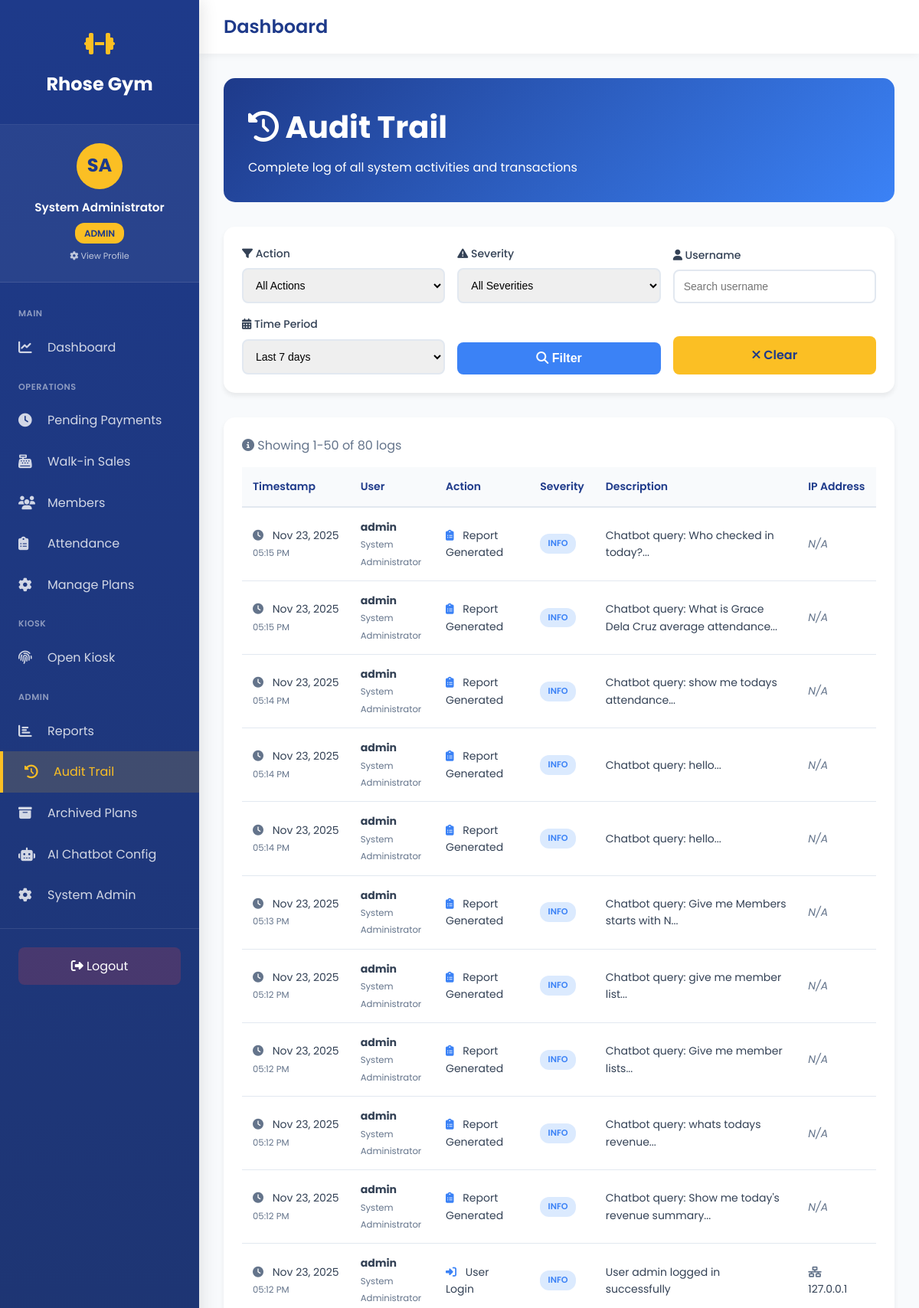
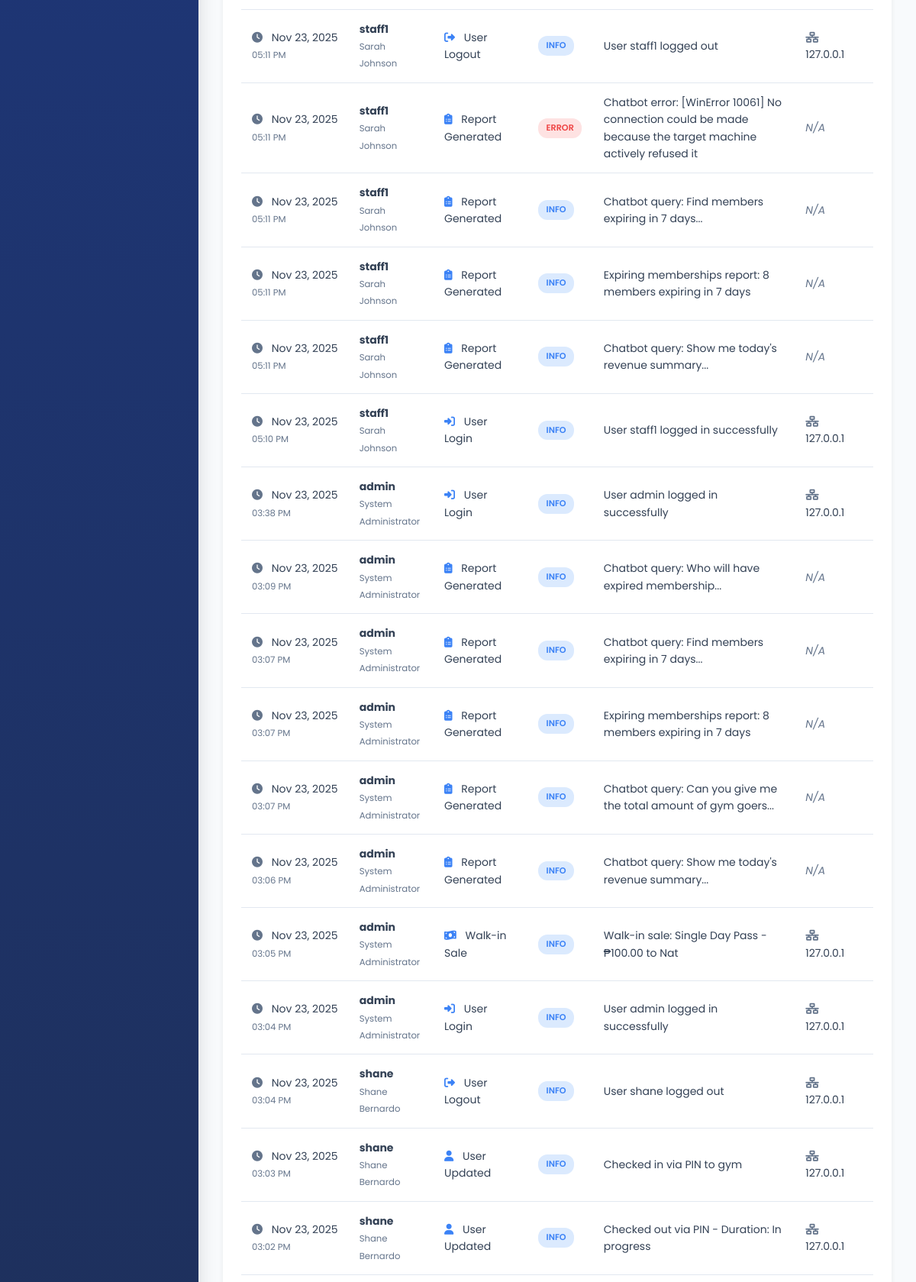
/audit-trail/ (signed in, upper part), run on the app's committed database (2 pictures, top to bottom).
### gym_app/models.py (models this page shows, shortened)
class User(AbstractUser):
    ROLE_CHOICES = [
        ('admin', 'Admin'),
        ('staff', 'Staff'),
        ('member', 'Member'),
    ]
    role = models.CharField(max_length=10, choices=ROLE_CHOICES, default='member')
    mobile_no = models.CharField(max_length=20, blank=True, null=True)
    address = models.TextField(blank=True, null=True)
    birthdate = models.DateField(blank=True, null=True)
    age = models.IntegerField(blank=True, null=True)
    profile_image = models.ImageField(
        upload_to='profile_images/',
        blank=True,
        null=True,
        help_text="Profile picture"
    )
    kiosk_pin = models.CharField(
        max_length=6,
        blank=True,
        null=True,
        unique=True,
        help_text="6-digit PIN for kiosk check-in/out",
        verbose_name="Kiosk PIN"
    )
    created_at = models.DateTimeField(auto_now_add=True)
    updated_at = models.DateTimeField(auto_now=True)
    class Meta:
        db_table = 'users'
        verbose_name = 'User'
        verbose_name_plural = 'Users'
    def is_admin(self):
        return self.role == 'admin' or self.is_superuser

class AuditLog(models.Model):
    ACTION_CHOICES = [
        ('login', 'User Login'),
        ('logout', 'User Logout'),
        ('login_failed', 'Login Failed'),
        ('register', 'User Registration'),
        ('user_created', 'User Created'),
        ('user_updated', 'User Updated'),
        ('user_deleted', 'User Deleted'),
        ('role_changed', 'Role Changed'),
        ('membership_created', 'Membership Created'),
        ('membership_updated', 'Membership Updated'),
        ('membership_cancelled', 'Membership Cancelled'),
        ('membership_expired', 'Membership Expired'),
        ('payment_received', 'Payment Received'),
        ('walkin_sale', 'Walk-in Sale'),
        ('payment_refunded', 'Payment Refunded'),
        ('plan_created', 'Plan Created'),
        ('plan_updated', 'Plan Updated'),
        ('plan_deleted', 'Plan Deleted'),
        ('data_export', 'Data Exported'),
        ('report_generated', 'Report Generated'),
        ('settings_changed', 'Settings Changed'),
        ('unauthorized_access', 'Unauthorized Access Attempt'),
        ('password_changed', 'Password Changed'),
        ('permission_denied', 'Permission Denied'),
    ]
    SEVERITY_CHOICES = [
        ('info', 'Info'),
        ('warning', 'Warning'),
        ('error', 'Error'),
        ('critical', 'Critical'),
    ]
    user = models.ForeignKey(
        User,
        on_delete=models.SET_NULL,
        null=True,
        blank=True,
        related_name='audit_logs'
    )
    action = models.CharField(max_length=50, choices=ACTION_CHOICES)
    severity = models.CharField(max_length=10, choices=SEVERITY_CHOICES, default='info')
    description = models.TextField()
    ip_address = models.GenericIPAddressField(null=True, blank=True)
    user_agent = models.TextField(blank=True, null=True)
    model_name = models.CharField(max_length=100, blank=True, null=True)
    object_id = models.CharField(max_length=100, blank=True, null=True)
    object_repr = models.CharField(max_length=200, blank=True, null=True)
    extra_data = models.JSONField(default=dict, blank=True)
    timestamp = models.DateTimeField(auto_now_add=True, db_index=True)
    class Meta:
        db_table = 'audit_logs'
        verbose_name = 'Audit Log'
        verbose_name_plural = 'Audit Logs'
        ordering = ['-timestamp']
        indexes = [
            models.Index(fields=['-timestamp']),
            models.Index(fields=['user', '-timestamp']),
            models.Index(fields=['action', '-timestamp']),
        ]

### gym_app/views.py (the view, shortened to what this page needs)
# urls.py: path('audit-trail/', views.audit_trail_view, name='audit_trail'),
@login_required
def audit_trail_view(request):
    action_filter = request.GET.get('action', '')
    user_filter = request.GET.get('user', '')
    severity_filter = request.GET.get('severity', '')
    days_filter = request.GET.get('days', '7')
    logs = AuditLog.objects.all().select_related('user')
    if action_filter:
        logs = logs.filter(action=action_filter)
    if user_filter:
        logs = logs.filter(user__username__icontains=user_filter)
    if severity_filter:
        logs = logs.filter(severity=severity_filter)
    if days_filter:
        try:
            days = int(days_filter)
            from datetime import timedelta
            start_date = timezone.now() - timedelta(days=days)
            logs = logs.filter(timestamp__gte=start_date)
        except ValueError:
            pass
    from django.core.paginator import Paginator
    paginator = Paginator(logs, 50)  # 50 logs per page
    page_number = request.GET.get('page')
    page_obj = paginator.get_page(page_number)
    actions = AuditLog.ACTION_CHOICES
    context = {
        'page_obj': page_obj,
        'actions': actions,
        'action_filter': action_filter,
        'user_filter': user_filter,
        'severity_filter': severity_filter,
        'days_filter': days_filter,
    }
    return render(request, 'gym_app/audit_trail.html', context)

### gym_app/templates/gym_app/audit_trail.html (shortened to what this page needs)
{% extends 'gym_app/base_sidebar.html' %}
{% block content %}
{% load static %}
<link rel="stylesheet" href="{% static 'gym_app/css/pages/audit_trail.css' %}">
<div class="page-header">
    <h1><i class="fas fa-history"></i> Audit Trail</h1>
    <p>Complete log of all system activities and transactions</p>
</div>
<div class="filters-box">
    <form method="get" action="{% url 'audit_trail' %}" class="filters-form">
        <div class="filter-group">
            <label for="action"><i class="fas fa-filter"></i> Action</label>
            <select name="action" id="action" class="filter-control">
                <option value="">All Actions</option>
            </select>
        </div>
        <div class="filter-group">
            <label for="severity"><i class="fas fa-exclamation-triangle"></i> Severity</label>
            <select name="severity" id="severity" class="filter-control">
                <option value="">All Severities</option>
            </select>
        </div>
        <div class="filter-group">
            <label for="user"><i class="fas fa-user"></i> Username</label>
            <input
                type="text"
                name="user"
                id="user"
                class="filter-control"
                placeholder="Search username"
                value="{{ user_filter }}"
            >
        </div>
        <div class="filter-group">
            <label for="days"><i class="fas fa-calendar-alt"></i> Time Period</label>
            <select name="days" id="days" class="filter-control">
                <option value="7" {% if days_filter == '7' %}selected{% endif %}>Last 7 days</option>
            </select>
        </div>
        <div class="filter-group">
            <button type="submit" class="btn btn-primary" style="width: 100%;">
                <i class="fas fa-search"></i> Filter
            </button>
        </div>
        <div class="filter-group">
            <a href="{% url 'audit_trail' %}" class="btn btn-gold" style="width: 100%; text-align: center; text-decoration: none;">
                <i class="fas fa-times"></i> Clear
            </a>
        </div>
    </form>
</div>
<div class="table-container">
    {% if page_obj %}
    <p style="color: var(--gray); margin-bottom: 1rem;">
        <i class="fas fa-info-circle"></i>
        Showing {{ page_obj.start_index }}-{{ page_obj.end_index }} of {{ page_obj.paginator.count }} log{{ page_obj.paginator.count|pluralize }}
    </p>
    <table>
        <thead>
            <tr>
                <th>Timestamp</th>
                <th>User</th>
                <th>Action</th>
                <th>Severity</th>
                <th>Description</th>
                <th>IP Address</th>
            </tr>
        </thead>
        <tbody>
            {% for log in page_obj %}
            <tr>
                <td style="white-space: nowrap;">
                    <i class="fas fa-clock action-icon" style="color: var(--gray);"></i>
                    {{ log.timestamp|date:"M d, Y" }}<br>
                    <small style="color: var(--gray);">{{ log.timestamp|date:"h:i A" }}</small>
                </td>
                <td>
                    {% if log.user %}
                        <strong>{{ log.user.username }}</strong><br>
                        <small style="color: var(--gray);">{{ log.user.get_full_name }}</small>
                    {% else %}
                        <em style="color: var(--gray);">Anonymous</em>
                    {% endif %}
                </td>
                <td>
                    <i class="fas fa-{% if 'login' in log.action %}sign-in-alt{% elif 'logout' in log.action %}sign-out-alt{% elif 'payment' in log.action or 'sale' in log.action %}money-bill-wave{% elif 'membership' in log.action %}id-card{% elif 'user' in log.action %}user{% else %}clipboard-list{% endif %} action-icon"
                       style="color: var(--secondary-blue);"></i>
                    {{ log.get_action_display }}
                </td>
                <td>
                    <span class="badge badge-{{ log.severity }}">
                        {{ log.severity|upper }}
                    </span>
                </td>
                <td>{{ log.description }}</td>
                <td>
                    {% if log.ip_address %}
                        <i class="fas fa-network-wired action-icon" style="color: var(--gray);"></i>
                        {{ log.ip_address }}
                    {% else %}
                        <em style="color: var(--gray);">N/A</em>
                    {% endif %}
                </td>
            </tr>
            {% endfor %}
        </tbody>
    </table>
    {% else %}
    <div class="empty-state">
        <i class="fas fa-clipboard-list"></i>
        <h2 style="color: var(--primary-blue);">No Audit Logs Found</h2>
        <p>No activities match your filter criteria</p>
    </div>
    {% endif %}
</div>
{% endblock %}

### gym_app/templates/gym_app/base_sidebar.html (shortened to what this page needs)
<!DOCTYPE html>
<html lang="en">
<head>
    <link rel="stylesheet" href="https://cdnjs.cloudflare.com/ajax/libs/font-awesome/6.4.0/css/all.min.css">
</head>
<body class="has-sidebar">
    <aside class="sidebar" id="sidebar">
        <div class="sidebar-header">
            <div class="sidebar-logo">
                <i class="fas fa-dumbbell"></i>
            </div>
            <a href="{% url 'home' %}" class="sidebar-brand">Rhose Gym</a>
        </div>
        <a href="{% url 'profile_settings' %}" class="sidebar-user">
            <div class="sidebar-user-avatar">
                {% if user.profile_image %}
                    <img src="{{ user.profile_image.url }}" alt="{{ user.get_full_name }}" class="sidebar-user-avatar-img">
                {% else %}
                    {{ user.first_name|first|upper }}{{ user.last_name|first|upper }}
                {% endif %}
            </div>
            <div class="sidebar-user-name">{{ user.get_full_name|default:user.username }}</div>
            <div style="text-align: center; margin-top: 0.5rem;">
                <span class="sidebar-user-role">{{ user.role }}</span>
            </div>
            <div style="text-align: center; margin-top: 0.5rem; font-size: 0.7rem; opacity: 0.7;">
                <i class="fas fa-cog"></i> View Profile
            </div>
        </a>
            <nav class="sidebar-menu">
            <div class="sidebar-section">Main</div>
            <a href="{% url 'dashboard' %}" {% if request.path == '/dashboard/' %}class="active"{% endif %}>
                <i class="fas fa-chart-line"></i>
                <span>Dashboard</span>
            </a>
            <div class="sidebar-section">Operations</div>
            <a href="{% url 'pending_payments' %}" {% if 'pending-payments' in request.path %}class="active"{% endif %}>
                <i class="fas fa-clock"></i>
                <span>Pending Payments</span>
            </a>
            <a href="{% url 'walkin_purchase' %}" {% if 'walkin' in request.path %}class="active"{% endif %}>
                <i class="fas fa-cash-register"></i>
                <span>Walk-in Sales</span>
            </a>
            <a href="{% url 'members_list' %}" {% if 'members' in request.path %}class="active"{% endif %}>
                <i class="fas fa-users"></i>
                <span>Members</span>
            </a>
            <a href="{% url 'attendance_report' %}" {% if 'attendance' in request.path %}class="active"{% endif %}>
                <i class="fas fa-clipboard-list"></i>
                <span>Attendance</span>
            </a>
            <a href="{% url 'manage_plans' %}" {% if 'manage-plans' in request.path %}class="active"{% endif %}>
                <i class="fas fa-cog"></i>
                <span>Manage Plans</span>
            </a>
            <div class="sidebar-section">Kiosk</div>
            <a href="{% url 'kiosk_login' %}" target="_blank">
                <i class="fas fa-fingerprint"></i>
                <span>Open Kiosk</span>
            </a>
            {% if user.is_admin %}
            <div class="sidebar-section">Admin</div>
            <a href="{% url 'reports' %}" {% if 'reports' in request.path %}class="active"{% endif %}>
                <i class="fas fa-chart-bar"></i>
                <span>Reports</span>
            </a>
            <a href="{% url 'audit_trail' %}" {% if 'audit' in request.path %}class="active"{% endif %}>
                <i class="fas fa-history"></i>
                <span>Audit Trail</span>
            </a>
            <a href="{% url 'archived_plans' %}" {% if 'archived-plans' in request.path %}class="active"{% endif %}>
                <i class="fas fa-archive"></i>
                <span>Archived Plans</span>
            </a>
            <a href="{% url 'chatbot_config' %}" {% if 'chatbot-config' in request.path %}class="active"{% endif %}>
                <i class="fas fa-robot"></i>
                <span>AI Chatbot Config</span>
            </a>
            <a href="/admin/" target="_blank">
                <i class="fas fa-cog"></i>
                <span>System Admin</span>
            </a>
            {% endif %}
        </nav>
        <div class="sidebar-footer">
            <a href="{% url 'logout' %}">
                <i class="fas fa-sign-out-alt"></i> Logout
            </a>
        </div>
    </aside>
    <div class="main-wrapper">
        <div class="top-navbar">
            <div class="top-navbar-left">
                <h1>{% block page_title %}Dashboard{% endblock %}</h1>
            </div>
        </div>
        <main class="main-content">
            {% block content %}{% endblock %}
        </main>
    </div>
</body>
</html>

### gym_app/static/gym_app/css/pages/audit_trail.css (style rules this page uses)
.page-header { background: linear-gradient(135deg, var(--primary-blue) 0%, var(--secondary-blue) 100%); color: var(--white); padding: 2rem; border-radius: 15px; margin-bottom: 2rem; }
.page-header h1 { font-size: 2.5rem; margin-bottom: 0.5rem; }
.filters-box { background: var(--white); padding: 1.5rem; border-radius: 15px; box-shadow: 0 4px 6px rgba(0, 0, 0, 0.07); margin-bottom: 2rem; }
.filters-form { display: grid; grid-template-columns: repeat(auto-fit, minmax(200px, 1fr)); gap: 1rem; align-items: end; }
.filter-group label { display: block; margin-bottom: 0.5rem; color: var(--dark-gray); font-weight: 500; font-size: 0.875rem; }
.filter-control { width: 100%; padding: 0.75rem; border: 2px solid #e2e8f0; border-radius: 8px; font-size: 0.875rem; transition: all 0.3s; }
.table-container { background: var(--white); border-radius: 15px; padding: 1.5rem; box-shadow: 0 4px 6px rgba(0, 0, 0, 0.07); overflow-x: auto; }
table { width: 100%; border-collapse: collapse; font-size: 0.875rem; }
table thead { background-color: var(--light-bg); }
table th { padding: 0.875rem; text-align: left; font-weight: 600; color: var(--primary-blue); border-bottom: 2px solid #e2e8f0; white-space: nowrap; }
table td { padding: 0.875rem; border-bottom: 1px solid #e2e8f0; color: var(--dark-gray); }
.badge { display: inline-block; padding: 0.25rem 0.65rem; border-radius: 12px; font-size: 0.7rem; font-weight: 600; text-transform: uppercase; white-space: nowrap; }
.badge-info { background-color: #dbeafe; color: var(--secondary-blue); }
.badge-error { background-color: #fee2e2; color: var(--danger); }
.action-icon { margin-right: 0.5rem; }

### data on the page
User: first_name|first "S", last_name|first "A", get_full_name "System Administrator", role "ADMIN"
AuditLog: timestamp "Nov 23, 2025", timestamp "05:15 PM", user.username "admin", user.get_full_name "System Administrator", action "Report Generated", severity "INFO", description "Chatbot query: Who checked in today?...", shows "N/A"
AuditLog: timestamp "Nov 23, 2025", timestamp "05:15 PM", user.username "admin", user.get_full_name "System Administrator", action "Report Generated", severity "INFO", description "Chatbot query: What is Grace Dela Cruz average attendance...", shows "N/A"
AuditLog: timestamp "Nov 23, 2025", timestamp "05:14 PM", user.username "admin", user.get_full_name "System Administrator", action "Report Generated", severity "INFO", description "Chatbot query: show me todays attendance...", shows "N/A"
AuditLog: timestamp "Nov 23, 2025", timestamp "05:14 PM", user.username "admin", user.get_full_name "System Administrator", action "Report Generated", severity "INFO", description "Chatbot query: hello...", shows "N/A"
AuditLog: timestamp "Nov 23, 2025", timestamp "05:14 PM", user.username "admin", user.get_full_name "System Administrator", action "Report Generated", severity "INFO", description "Chatbot query: hello...", shows "N/A"
AuditLog: timestamp "Nov 23, 2025", timestamp "05:13 PM", user.username "admin", user.get_full_name "System Administrator", action "Report Generated", severity "INFO", description "Chatbot query: Give me Members starts with N...", shows "N/A"
AuditLog: timestamp "Nov 23, 2025", timestamp "05:12 PM", user.username "admin", user.get_full_name "System Administrator", action "Report Generated", severity "INFO", description "Chatbot query: give me member list...", shows "N/A"
AuditLog: timestamp "Nov 23, 2025", timestamp "05:12 PM", user.username "admin", user.get_full_name "System Administrator", action "Report Generated", severity "INFO", description "Chatbot query: Give me member lists...", shows "N/A"
AuditLog: timestamp "Nov 23, 2025", timestamp "05:12 PM", user.username "admin", user.get_full_name "System Administrator", action "Report Generated", severity "INFO", description "Chatbot query: whats todays revenue...", shows "N/A"
AuditLog: timestamp "Nov 23, 2025", timestamp "05:12 PM", user.username "admin", user.get_full_name "System Administrator", action "Report Generated", severity "INFO", description "Chatbot query: Show me today's revenue summary...", shows "N/A"
AuditLog: timestamp "Nov 23, 2025", timestamp "05:12 PM", user.username "admin", user.get_full_name "System Administrator", action "User Login", severity "INFO", description "User admin logged in successfully", ip_address "127.0.0.1"
AuditLog: timestamp "Nov 23, 2025", timestamp "05:11 PM", user.username "staff1", user.get_full_name "Sarah Johnson", action "User Logout", severity "INFO", description "User staff1 logged out", ip_address "127.0.0.1"
AuditLog: timestamp "Nov 23, 2025", timestamp "05:11 PM", user.username "staff1", user.get_full_name "Sarah Johnson", action "Report Generated", severity "ERROR", description "Chatbot error: [WinError 10061] No connection could be made because the target machine actively refused it", shows "N/A"
AuditLog: timestamp "Nov 23, 2025", timestamp "05:11 PM", user.username "staff1", user.get_full_name "Sarah Johnson", action "Report Generated", severity "INFO", description "Chatbot query: Find members expiring in 7 days...", shows "N/A"
AuditLog: timestamp "Nov 23, 2025", timestamp "05:11 PM", user.username "staff1", user.get_full_name "Sarah Johnson", action "Report Generated", severity "INFO", description "Expiring memberships report: 8 members expiring in 7 days", shows "N/A"
AuditLog: timestamp "Nov 23, 2025", timestamp "05:11 PM", user.username "staff1", user.get_full_name "Sarah Johnson", action "Report Generated", severity "INFO", description "Chatbot query: Show me today's revenue summary...", shows "N/A"
AuditLog: timestamp "Nov 23, 2025", timestamp "05:10 PM", user.username "staff1", user.get_full_name "Sarah Johnson", action "User Login", severity "INFO", description "User staff1 logged in successfully", ip_address "127.0.0.1"
AuditLog: timestamp "Nov 23, 2025", timestamp "03:38 PM", user.username "admin", user.get_full_name "System Administrator", action "User Login", severity "INFO", description "User admin logged in successfully", ip_address "127.0.0.1"
AuditLog: timestamp "Nov 23, 2025", timestamp "03:09 PM", user.username "admin", user.get_full_name "System Administrator", action "Report Generated", severity "INFO", description "Chatbot query: Who will have expired membership...", shows "N/A"
AuditLog: timestamp "Nov 23, 2025", timestamp "03:07 PM", user.username "admin", user.get_full_name "System Administrator", action "Report Generated", severity "INFO", description "Chatbot query: Find members expiring in 7 days...", shows "N/A"
AuditLog: timestamp "Nov 23, 2025", timestamp "03:07 PM", user.username "admin", user.get_full_name "System Administrator", action "Report Generated", severity "INFO", description "Expiring memberships report: 8 members expiring in 7 days", shows "N/A"
AuditLog: timestamp "Nov 23, 2025", timestamp "03:07 PM", user.username "admin", user.get_full_name "System Administrator", action "Report Generated", severity "INFO", description "Chatbot query: Can you give me the total amount of gym goers...", shows "N/A"
AuditLog: timestamp "Nov 23, 2025", timestamp "03:06 PM", user.username "admin", user.get_full_name "System Administrator", action "Report Generated", severity "INFO", description "Chatbot query: Show me today's revenue summary...", shows "N/A"
AuditLog: timestamp "Nov 23, 2025", timestamp "03:05 PM", user.username "admin", user.get_full_name "System Administrator", action "Walk-in Sale", severity "INFO", description "Walk-in sale: Single Day Pass - ₱100.00 to Nat", ip_address "127.0.0.1"
AuditLog: timestamp "Nov 23, 2025", timestamp "03:04 PM", user.username "admin", user.get_full_name "System Administrator", action "User Login", severity "INFO", description "User admin logged in successfully", ip_address "127.0.0.1"
AuditLog: timestamp "Nov 23, 2025", timestamp "03:04 PM", user.username "shane", user.get_full_name "Shane Bernardo", action "User Logout", severity "INFO", description "User shane logged out", ip_address "127.0.0.1"
AuditLog: timestamp "Nov 23, 2025", timestamp "03:03 PM", user.username "shane", user.get_full_name "Shane Bernardo", action "User Updated", severity "INFO", description "Checked in via PIN to gym", ip_address "127.0.0.1"
AuditLog: timestamp "Nov 23, 2025", timestamp "03:02 PM", user.username "shane", user.get_full_name "Shane Bernardo", action "User Updated", severity "INFO", description "Checked out via PIN - Duration: In progress", ip_address "127.0.0.1"

### other printed values
{{ page_obj.start_index }} "1"
{{ page_obj.end_index }} "50"
{{ page_obj.paginator.count }} "80"
